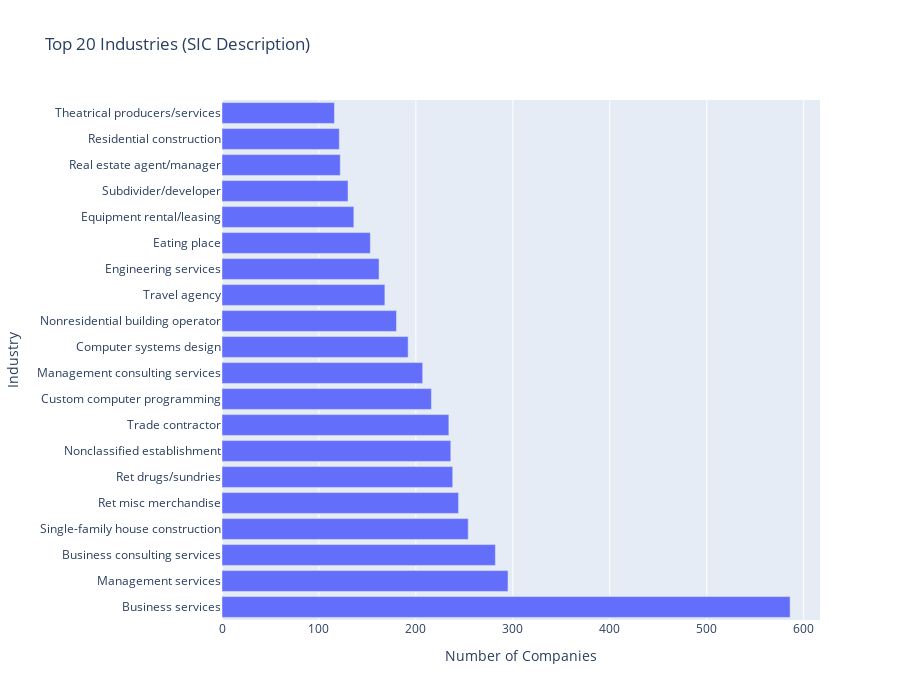

Source (notebook cell):
### Markdown cell above
### 4.3 Industry Analysis

### Code cell
# SIC Code Analysis
df['SIC Description'] = df['SIC Description'].str.strip()
industry_dist = df['SIC Description'].value_counts().head(20)

fig = px.bar(x=industry_dist.values, y=industry_dist.index, orientation='h',
             title='Top 20 Industries (SIC Description)',
             labels={'x': 'Number of Companies', 'y': 'Industry'})
fig.update_layout(height=700)
fig.show()

### Figure 1 — Plotly figure (JSON) as saved in the notebook; plotly's stock layout.template omitted (floating-point values rounded to 4 significant figures)
{"data": [{"hovertemplate": "Number of Companies=%{x}<br>Industry=%{y}<extra></extra>", "legendgroup": "", "marker": {"color": "#636efa", "pattern": {"shape": ""}}, "name": "", "orientation": "h", "showlegend": false, "textposition": "auto", "type": "bar", "x": [586, 295, 282, 254, 244, 238, 236, 234, 216, 207, 192, 180, 168, 162, 153, 136, 130, 122, 121, 116], "xaxis": "x", "y": ["Business services", "Management services", "Business consulting services", "Single-family house construction", "Ret misc merchandise", "Ret drugs/sundries", "Nonclassified establishment", "Trade contractor", "Custom computer programming", "Management consulting services", "Computer systems design", "Nonresidential building operator", "Travel agency", "Engineering services", "Eating place", "Equipment rental/leasing", "Subdivider/developer", "Real estate agent/manager", "Residential construction", "Theatrical producers/services"], "yaxis": "y"}], "layout": {"barmode": "relative", "height": 700, "legend": {"tracegroupgap": 0}, "title": {"text": "Top 20 Industries (SIC Description)"}, "xaxis": {"anchor": "y", "domain": [0.0, 1.0], "title": {"text": "Number of Companies"}}, "yaxis": {"anchor": "x", "domain": [0.0, 1.0], "title": {"text": "Industry"}}}}
